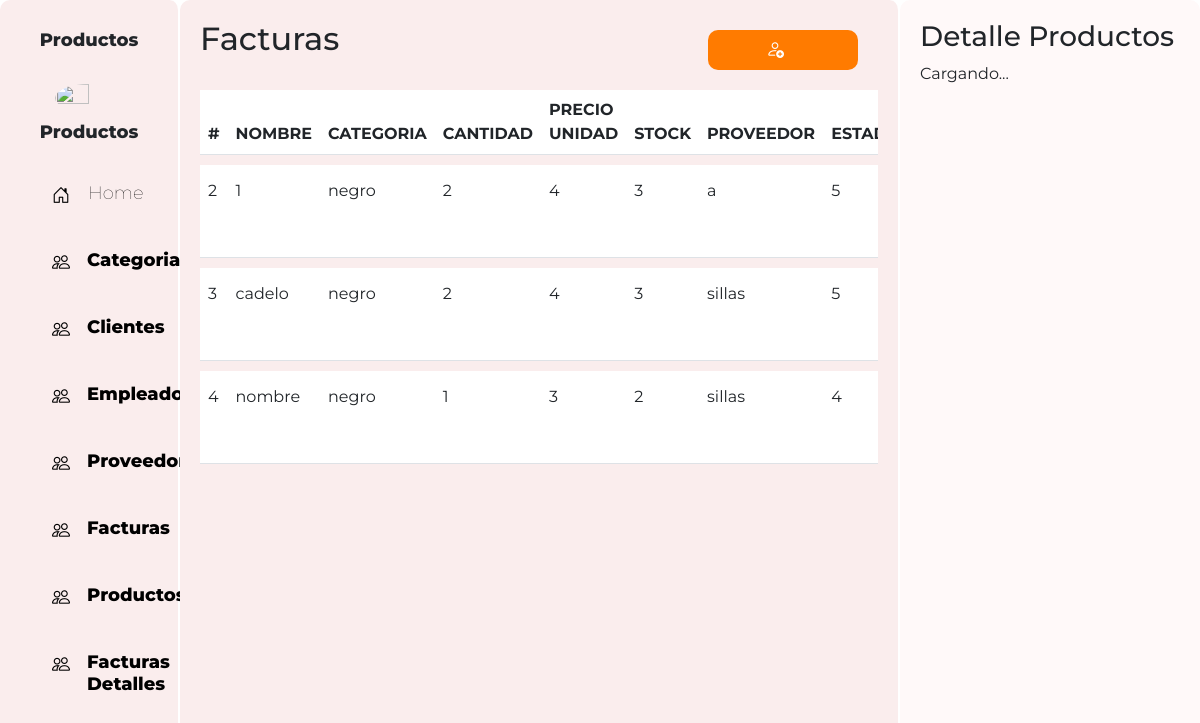
The app's page /Productos/productos.php with its own data.
### tables this page shows
CREATE TABLE productos(
  productoId INT PRIMARY KEY AUTO_INCREMENT NOT NULL,
  categoriaId INT,
  precioUnitario INT NOT NULL,
  stock INT NOT NULL,
  unidadesPedidas INT NOT NULL,
  proveedorId INT,
  nombreProducto VARCHAR(50) NOT NULL,
  descontinuado VARCHAR(50) NOT NULL,
  FOREIGN KEY (categoriaId) REFERENCES categorias(categoriaId),
  FOREIGN KEY (proveedorId) REFERENCES proveedores(proveedorId)
);

CREATE TABLE categorias(
  categoriaId INT PRIMARY KEY AUTO_INCREMENT NOT NULL,
  nombre VARCHAR(50) NOT NULL,
  descripcion VARCHAR(50) NOT NULL,
  imagen MEDIUMBLOB NOT NULL  
);

CREATE TABLE proveedores(
    proveedorId INT PRIMARY KEY AUTO_INCREMENT NOT NULL,
    nombre VARCHAR(50) NOT NULL,
    telefono VARCHAR(50) NOT NULL,
    ciudad VARCHAR(50) NOT NULL
);

### Config/config.php (called while the page is built, shortened)
<?php
    class Conexion{
        public function __construct($dbCnx){
            $this->dbCnx = new PDO(DB_TYPE.":host=".DB_HOST.";dbname=".DB_NAME, DB_USER, DB_PWD, [PDO::ATTR_DEFAULT_FETCH_MODE => PDO::FETCH_ASSOC] );
        }
    }
?>

### Productos/configProductos.php (called while the page is built, shortened)
<?php
    require_once("../Config/config.php");
    class Producto extends Conexion{
        public function selectAllId(){
            try {
                $stm= $this->dbCnx->prepare("SELECT p.productoId, c.nombre as categoriaNombre,p.precioUnitario,p.stock,p.unidadesPedidas,pr.nombre as proveedorNombre,p.nombreProducto,p.descontinuado FROM productos p JOIN categorias c ON p.categoriaId = c.categoriaId JOIN proveedores pr ON p.proveedorId = pr.proveedorId;");
                $stm->execute();
                return $stm->fetchAll();
            } catch (Exception $e) {
                return $e->getMessage();
            }
        }
    }
?>

### Productos/productos.php (the view, shortened to what this page needs)
<?php
    require_once('configProductos.php');
    $data= new Producto();
    $all= $data ->selectAllId();
?>
<!DOCTYPE html>
<html>
<head>
  <link rel="stylesheet" href="https://cdn.jsdelivr.net/npm/bootstrap-icons@1.10.5/font/bootstrap-icons.css">
  <link href="https://cdn.jsdelivr.net/npm/bootstrap@5.3.0-alpha3/dist/css/bootstrap.min.css" rel="stylesheet"
>
  <link rel="stylesheet" type="text/css" href="css/estudiantes.css">
</head>
<body>
  <div class="contenedor">
    <div class="parte-izquierda">
      <div class="perfil">
        <h3 style="margin-bottom: 2rem;">Productos</h3>
        <img src="./img/ilustracion-vectorial-de-dibujos-animados-presentacion-de-alimentos-vendedor-de-helados-t6hr2e.jpg" alt="" class="imagenPerfil">
        <h3>Productos</h3>
      </div>
      <div class="menus">
        <a href="../Categorias/superMarket.php" style="display: flex;gap:2px;">
          <i class="bi bi-house-door"> </i>
          <h3 style="margin: 0px;">Home</h3>
        </a>
        <a href="../Categorias/superMarket.php" style="display: flex;gap:1px;">
          <i class="bi bi-people"></i>
          <h3 style="margin: 0px;font-weight: 800;">Categorias</h3>
        </a>
        <a href="../Clientes/clientes.php" style="display: flex;gap:1px;">
          <i class="bi bi-people"></i>
          <h3 style="margin: 0px;font-weight: 800;">Clientes</h3>
        </a>
        <a href="../Empleados/empleados.php" style="display: flex;gap:1px;">
          <i class="bi bi-people"></i>
          <h3 style="margin: 0px;font-weight: 800;">Empleados</h3>
        </a>
        <a href="../Proveedores/proveedores.php" style="display: flex;gap:1px;">
          <i class="bi bi-people"></i>
          <h3 style="margin: 0px;font-weight: 800;">Proveedores</h3>
        </a>
        <a href="../Facturas/facturas.php" style="display: flex;gap:1px;">
          <i class="bi bi-people"></i>
          <h3 style="margin: 0px;font-weight: 800;">Facturas</h3>
        </a>
        <a href="../Productos/productos.php" style="display: flex;gap:1px;">
          <i class="bi bi-people"></i>
          <h3 style="margin: 0px;font-weight: 800;">Productos</h3>
        </a>
        <a href="../FacturasDetalles/facturas.php" style="display: flex;gap:1px;">
          <i class="bi bi-people"></i>
          <h3 style="margin: 0px;font-weight: 800;">Facturas Detalles</h3>
        </a>
      </div>
    </div>
    <div class="parte-media">
      <div style="display: flex; justify-content: space-between;">
        <h2>Facturas</h2>
        <button class="btn-m" data-bs-toggle="modal" data-bs-target="#registrarEstudiantes"><i class="bi bi-person-add " style="color: rgb(255, 255, 255);" ></i></button>
      </div>
      <div class="menuTabla contenedor2">
        <table class="table table-custom ">
          <thead>
            <tr>
              <th scope="col">#</th>
              <th scope="col">NOMBRE</th>
              <th scope="col">CATEGORIA</th>
              <th scope="col">CANTIDAD</th>
              <th scope="col">PRECIO UNIDAD</th>
              <th scope="col">STOCK</th>
              <th scope="col">PROVEEDOR</th>
              <th scope="col">ESTADO</th>
            </tr>
          </thead>
          <tbody class="" id="tabla">
            <?php
              foreach($all as $Key=> $val ){
            ?>
            <tr>
              <td><?php echo $val['productoId']?> </td>
              <td><?php echo $val['nombreProducto']?> </td>
              <td><?php echo $val['categoriaNombre']?> </td>
              <td><?php echo $val['unidadesPedidas']?> </td>
              <td><?php echo $val['precioUnitario']?> </td>
              <td><?php echo $val['stock']?> </td>
              <td><?php echo $val['proveedorNombre']?> </td>
              <td><?php echo $val['descontinuado']?> </td>
            </tr>
            <?php }; ?>
          </tbody>
        </table>
      </div>
    </div>
    <div class="parte-derecho " id="detalles">
      <h3>Detalle Productos</h3>
      <p>Cargando...</p>
    </div>
</body>
</html>

### Productos/css/estudiantes.css (style rules this page uses)
body { font-family: 'Montserrat', sans-serif; height: 100%; overflow: hidden; }
.contenedor { display: flex; flex-direction: row; height: 100vh; margin: 0; }
.contenedor2 { overflow: auto; height: calc(100vh - 100px); }
.parte-media { background-color: #faeded; width: 60%; padding: 20px; border-radius: 10px; border-right: 2px solid rgb(255, 255, 255); }
.parte-derecho { background-color: #fff9f9; width: 25%; padding: 20px; border-radius: 10px; }
.imagenPerfil { border-radius: 100%; width: 50%; height: 50%; }
.perfil { display: flex; justify-content: center; align-items: center; flex-direction: column; font-size:large; font-weight: 800; }
.perfil h3 { font-size:large; font-weight: 800; margin-top: 10px; }
a { text-decoration: none; font-weight: lighter; color: black; }
.menus { padding-left: 2rem; margin-top: 2rem; display: flex; flex-direction: column; justify-content: center; gap: 40px; }
.menus h3 { font-weight: lighter; font-size:large }
i { margin-right: 1rem; font-size: large; }
.btn-m { border: none; background: none; box-shadow: none; outline: none; margin: 10px 20px 10px 20px; width: 150px; height: 40px; object-fit: cover; background-color: rgb(255, 123, 0); text-decoration: none; border-radius: 10PX; color: #fff9f9; font-weight: 800; }
.table>tbody { vertical-align: sub !important; }
.table-custom { border-collapse: separate; border-spacing: 0 10px; }
.table-custom tbody tr { background-color: #f0f0f0; border-radius: 15px; }
.parte-izquierda { background-color: #faeded; width: 15%; border-right: 2px solid rgb(255, 255, 255); padding: 20px; border-radius: 10px; }

### records on screen
productos: productoId "2", nombreProducto "1", categoriaId.nombre "negro", unidadesPedidas "2", precioUnitario "4", stock "3", proveedorId.nombre "a", descontinuado "5"
productos: productoId "3", nombreProducto "cadelo", categoriaId.nombre "negro", unidadesPedidas "2", precioUnitario "4", stock "3", proveedorId.nombre "sillas", descontinuado "5"
productos: productoId "4", nombreProducto "nombre", categoriaId.nombre "negro", unidadesPedidas "1", precioUnitario "3", stock "2", proveedorId.nombre "sillas", descontinuado "4"
